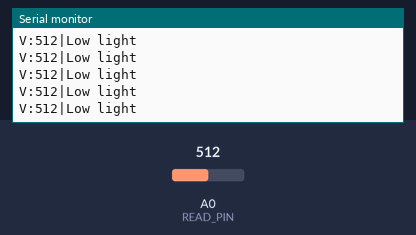
Bench run of a sketch on a simulated Arduino Uno, built with avr-gcc and run on an emulated ATmega328P. Parts: the last lines printed to the serial monitor. The inputs (shaded band) are chosen by the test bench; at power-on: A0 (READ_PIN) = 512.

Above: at 1.2 s.
1.3 s: A0 (READ_PIN) set to 483
At 2.1 s:
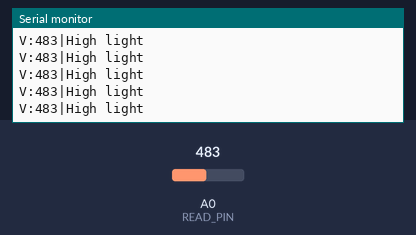
15.2 s: A0 (READ_PIN) set to 8
At 15.7 s:
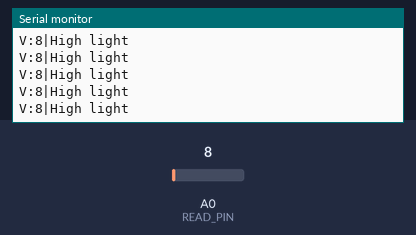
16.7 s: A0 (READ_PIN) set to 11
At 17.2 s:
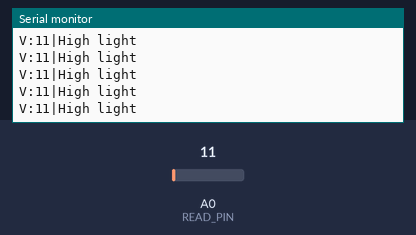
Timing chart, 0 to 19.7 s (numbered marks = the images above; inputs shaded):
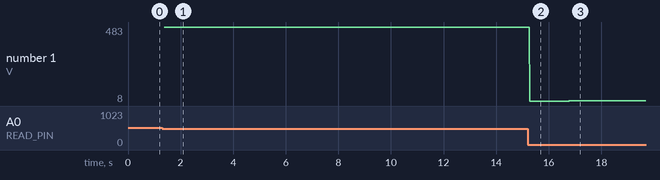

Measured:
- the behaviour switches between 501 and 500 on A0 (READ_PIN) (found by bisection; images 0 and 1)
- after the input at 1.3 s, the serial monitor: prints a new line after 0.08 s (image 1)
- after the input at 15.2 s, the serial monitor: prints a new line after 0.07 s (image 2)
- after the input at 16.7 s, the serial monitor: prints a new line after 0.08 s (image 3)
- plotted number 1: 483 → 8 after the input at 15.2 s, 8 → 11 after the input at 16.7 s

The sketch:

P05_PhotResistor.ino
```cpp
//This code reads the value of Hall Magnetic sensor
#define READ_PIN A0
const int threshold = 500;

void setup(){

  Serial.begin(9600);

}

void loop(){

  int value = analogRead(READ_PIN);

  Serial.print("V:");
  Serial.print(value);
  Serial.print("|");

  if ( value > threshold ){
    Serial.println("Low light");
  }else{
    Serial.println("High light");
  }

}
```
